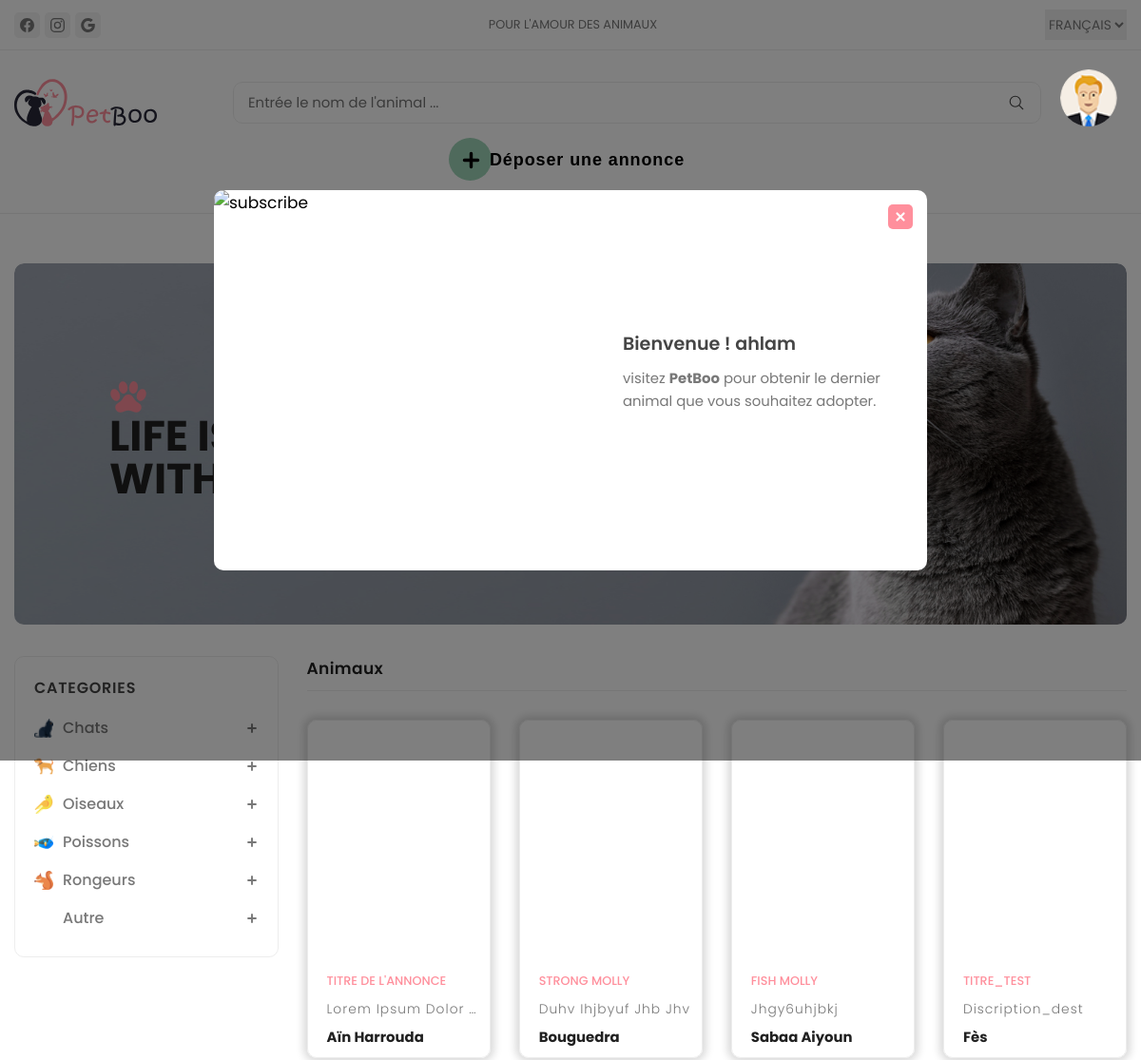
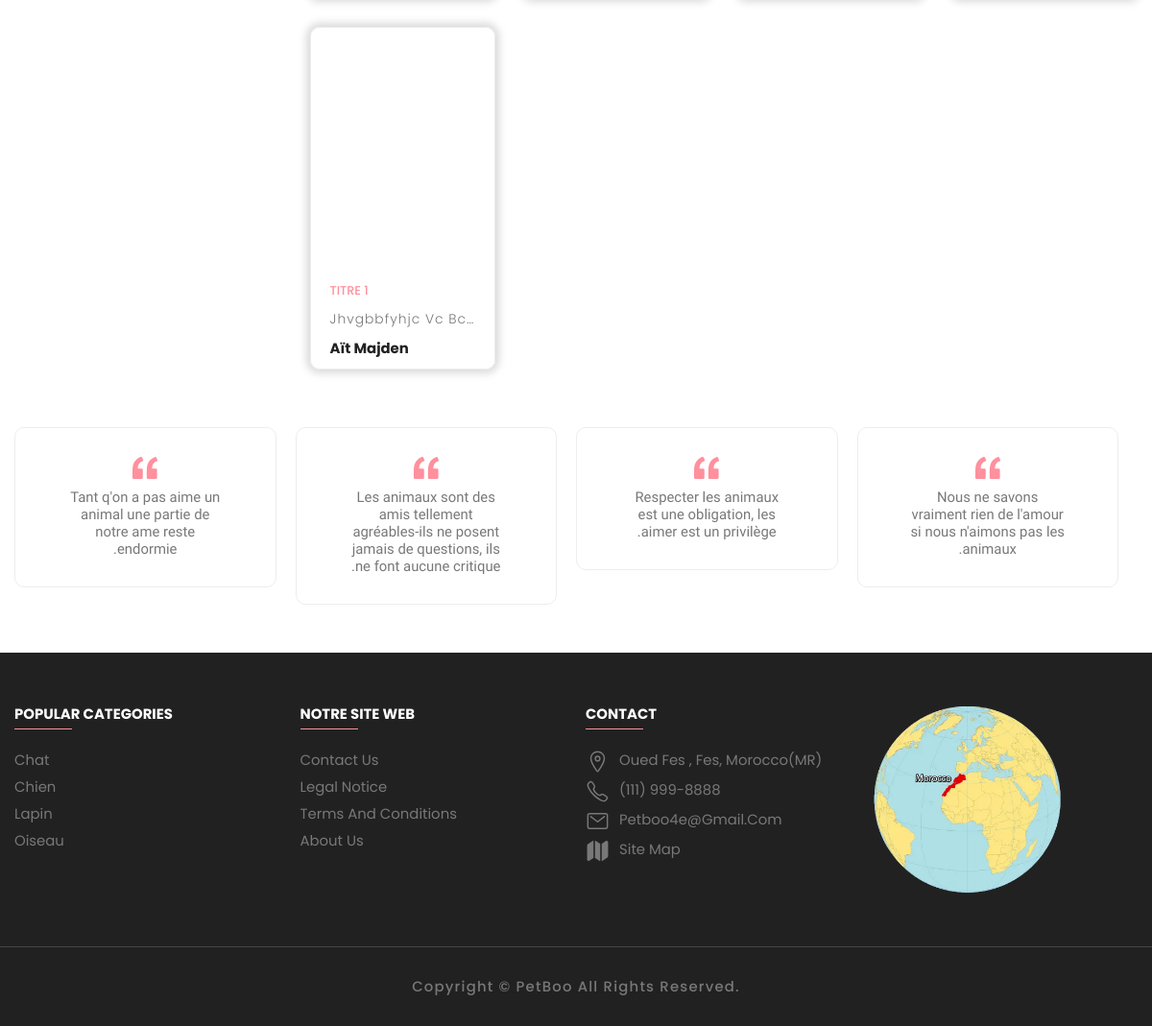
Page /PetBoo/global0.php?condition=&role= (signed in) on the committed database (2 pictures, top to bottom).
### tables this page shows
CREATE TABLE `categorie` (
  `id_categorie` int(11) NOT NULL,
  `nom_categorie` varchar(50) NOT NULL
);

CREATE TABLE `annonce` (
  `id_annonce` int(11) NOT NULL,
  `id_membre` int(11) NOT NULL,
  `id_race` int(11) NOT NULL,
  `titre` varchar(50) NOT NULL,
  `ville` int(11) NOT NULL,
  `description` varchar(150) NOT NULL,
  `date_annonce` date NOT NULL,
  `etat` varchar(50) NOT NULL DEFAULT 'free',
  `genre` varchar(15) NOT NULL,
  `number_etat` int(11) NOT NULL DEFAULT 1
);

CREATE TABLE `ville` (
  `id` int(11) NOT NULL,
  `ville` varchar(40) NOT NULL
);

### PetBoo/global0.php (the view, shortened to what this page needs)
<?php
if (!isset($_SESSION["user_name"])) {
    header("location: login.php");
} else {
?>
    <!DOCTYPE html>
    <html lang="en">
    <head>
        <link rel="stylesheet" href="./assets/css/global_style.css">
        <link rel="stylesheet" href="./assets/css/preloader_style.css">
    </head>
    <body>
        <div class="modal" data-modal>
            <div class="modal-close-overlay" data-modal-overlay></div>
            <div class="modal-content">
                <button class="modal-close-btn" data-modal-close>
                    <ion-icon name="close-outline"></ion-icon>
                </button>
                <div class="newsletter-img">
                    <img src="./assets/images/newsletter.png" alt="subscribe" width="400" height="400">
                </div>
                <div class="newsletter">
                    <form action="global0.php" method="POST">
                        <div class="newsletter-header">
                            <h3 class="newsletter-title">Bienvenue ! <span> <?php echo $_SESSION['user_name'] ?></span></h3>
                            <p class="newsletter-desc">
                                visitez <b>PetBoo</b> pour obtenir le dernier animal que vous souhaitez adopter.
                            </p>
                        </div>
                    </form>
                </div>
            </div>
        </div>
        <?php include "header.php"; ?>
        <main>
            <div class="banner">
                <div class="container">
                    <div class="slider-container has-scrollbar">
                        <div class="slider-item">
                            <div class="banner-content">
                                <ion-icon name="paw" class="paw"></ion-icon>
                                <h2 class="banner-title">LIFE IS BETTER WITH PETS</h2>
                            </div>
                        </div>
                    </div>
                </div>
            </div>
            <div class="product-container">
                <div class="container">
                    <div class="sidebar  has-scrollbar" data-mobile-menu>
                        <?php
                        include "left_menu.php"
                        ?>
                    </div>
                    <div class="product-box">
                        <div class="product-main">
                            <h2 class="title">Animaux</h2>
                            <div class="product-grid" id="product-grid">
                                <?php
                                remplire_annonce();
                                ?>
                            </div>
                        </div>
                    </div>
                </div>
            </div>
            <div>
                <div class="container">
                    <div class="testimonials-box">
                        <div class="testimonial">
                            <div class="testimonial-card">
                                <img src="./assets/images/icons/quotes.svg" alt="quotation" class="quotation-img" width="26">
                                <p class="testimonial-desc">
                                    Tant q'on a pas aime un animal une partie de notre ame reste endormie.
                                </p>
                            </div>
                        </div>
                        <div class="testimonial">
                            <div class="testimonial-card">
                                <img src="./assets/images/icons/quotes.svg" alt="quotation" class="quotation-img" width="26">
                                <p class="testimonial-desc">
                                    Les animaux sont des amis
                                    tellement agréables-ils ne posent
                                    jamais de questions, ils ne font
                                    aucune critique.
                                </p>
                            </div>
                        </div>
                        <div class="testimonial">
                            <div class="testimonial-card">
                                <img src="./assets/images/icons/quotes.svg" alt="quotation" class="quotation-img" width="26">
                                <p class="testimonial-desc">
                                    Respecter les animaux est une obligation, les aimer est un privilège.
                                </p>
                            </div>
                        </div>
                        <div class="testimonial">
                            <div class="testimonial-card">
                                <img src="./assets/images/icons/quotes.svg" alt="quotation" class="quotation-img" width="26">
                                <p class="testimonial-desc">
                                    Nous ne savons vraiment rien de l'amour si nous n'aimons pas les animaux.
                                </p>
                            </div>
                        </div>
                    </div>
                </div>
            </div>
        </main>
        <?php
        include "footer.php";
        ?>
    </body>
    </html>
<?php
}
function remplire_annonce()
{
    $con = mysqli_connect('localhost', 'root', '', 'gestion_animaux');
    if ($_GET['role'] != "search") {
        if ($_GET['condition'] == "") {
          $rqt = $con->prepare("SELECT * FROM `annonce` WHERE `etat` = 'free'");
        } else {
          $rqt = $con->prepare("SELECT * FROM `annonce` WHERE `etat` = 'free' AND `id_race` = " . $_GET['condition']);
        }
      }
      $rqt->execute();
    $rqt1 = $rqt->get_result();
    while ($rows = $rqt1->fetch_assoc()) {
        echo
        '<div class="showcase">
        <div class="showcase-banner" style="
        height: 250px;
    ">';
        echo'
          <div class="showcase-actions">
            <button type="button" onclick="add_favoris(' . $rows["id_annonce"] . ');" class="btn-action" title="Favorie" name="' . $rows["id_annonce"] . '_favori">
              <ion-icon name="heart-outline"></ion-icon>
            </button>
            <button type="button" onclick="affich_annonce(' . $rows["id_annonce"] . ');" class="btn-action" title="Voir l\'article" name="' . $rows["id_annonce"] . '_view_articl">
              <ion-icon name="eye-outline"></ion-icon>
            </button>
            <button type="button" onclick="copyToClipboard(' . $rows["id_annonce"] . ');" class="btn-action" title="Copier lien" name="' . $rows["id_annonce"] . '_copy_link">
              <ion-icon name="copy-outline"></ion-icon>
            </button>
          </div>
        </div>
        <div class="showcase-content">
          <a href="#" class="showcase-category">' . $rows['titre'] . '</a>
          <h3>
            <a href="#" class="showcase-title">' . $rows['description'] . '</a>
          </h3>
          <div class="city-box">
            <p class="city">';
        $rqt_ville =  $con->prepare("SELECT * FROM `ville` WHERE `id` = " . $rows['ville']);
        $rqt_ville->execute();
        $rqt_ville_result = $rqt_ville->get_result();
        while ($rows1 = $rqt_ville_result->fetch_assoc()) {
            echo ($rows1['ville']);
        }
        echo
        '</p>
          </div>
        </div>
      </div>';
    }
}
?>

### PetBoo/left_menu.php (shortened to what this page needs)
<!DOCTYPE html>
<html lang="en">
<head>
</head>
<body>
  <div class="sidebar-category">
    <div class="sidebar-top">
      <h2 class="sidebar-title">categories</h2>
    </div>
    <ul class="sidebar-menu-category-list">
      <?php
      left_menu();
      ?>
    </ul>
  </div>
</body>
</html>
<?php
function left_menu(){
  include 'cnx.php';
  $rqt = $con->prepare("SELECT * FROM categorie");
  $rqt->execute();
  $rqt1 = $rqt->get_result();
  while ($rows = $rqt1->fetch_assoc()) {
    echo '<li class="sidebar-menu-category">
      <button type="button" class="sidebar-accordion-menu" data-accordion-btn>
        <div class="menu-title-flex">
          <img src="./assets/images/icons/' . $rows['nom_categorie'] . '.png" alt="clothes" width="20" height="20"
            class="menu-title-img">
          <p class="menu-title">' . $rows['nom_categorie'] . '</p>
        </div>
        <div>
          <ion-icon name="add-outline" class="add-icon"></ion-icon>
          <ion-icon name="remove-outline" class="remove-icon"></ion-icon>
        </div>
      </button>
      <ul class="sidebar-submenu-category-list" data-accordion>
            ';
    $rqt2 = $con->prepare("SELECT * FROM race WHERE id_categorie = '" . $rows['id_categorie'] . "'");
    $rqt2->execute();
    $rqt3 = $rqt2->get_result();
    while ($rows2 = $rqt3->fetch_assoc()) {
      $href = 'global0.php?condition=' . $rows2['id_race'] . '&role=';
      echo '<li class="sidebar-submenu-category">
              <a href=' . $href . ' class="sidebar-submenu-title">
                <p class="product-name">' . $rows2['nom_race'] . '</p>
                <data value="300" class="stock" title="Available Stock">' . get_number_race($rows2['id_race']) . '</data>
              </a>
            </li>';
    }
    echo '</ul> </li>';
  }
}
function get_number_race($id_race)
{
  include 'cnx.php';
  $rqt = $con->prepare("SELECT * FROM annonce WHERE id_race = '" . $id_race . "'");
  $rqt->execute();
  $rqt1 = $rqt->get_result();
  $i = 0;
  while ($rows = $rqt1->fetch_assoc()) {
    $i += 1;
  }
  return $i;
}
?>

### rows in the picture
categorie: nom_categorie (picture), nom_categorie "Chats"
categorie: nom_categorie (picture), nom_categorie "Chiens"
categorie: nom_categorie (picture), nom_categorie "Oiseaux"
categorie: nom_categorie (picture), nom_categorie "Poissons"
categorie: nom_categorie (picture), nom_categorie "Rongeurs"
categorie: nom_categorie (picture), nom_categorie "Autre"
annonce: titre "TITRE DE L'ANNONCE", description "Lorem Ipsum Dolor…"
ville: ville "Aïn Harrouda"
annonce: titre "STRONG MOLLY", description "Duhv Ihjbyuf Jhb Jhv"
ville: ville "Bouguedra"
annonce: titre "FISH MOLLY", description "Jhgy6uhjbkj"
ville: ville "Sabaa Aiyoun"
annonce: titre "TITRE_TEST", description "Discription_dest"
ville: ville "Fès"
annonce: titre "TITRE 1", description "Jhvgbbfyhjc Vc Bc…"
ville: ville "Aït Majden"

### other values in the picture
$_SESSION['user_name'] "ahlam"
